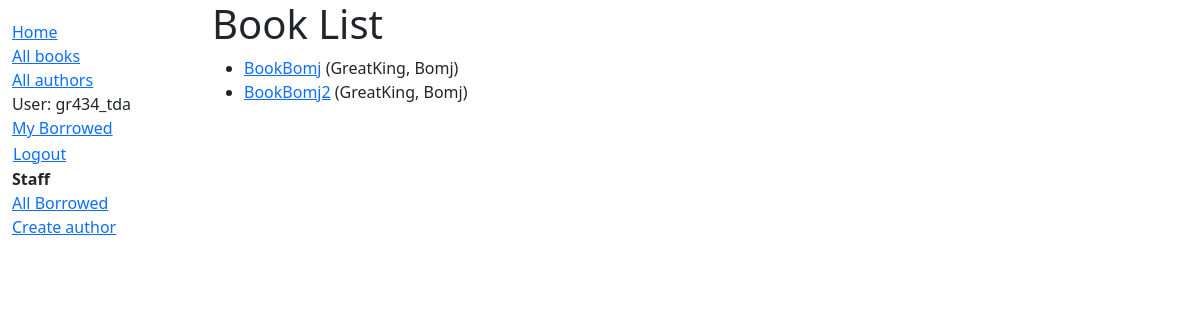
Page /catalog/books/ (signed in) on the committed database.
### catalog/models.py (models this page shows, shortened)
class Book(models.Model):
    title = models.CharField(max_length=200)
    author = models.ForeignKey('Author', on_delete=models.SET_NULL, null=True)
    summary = models.TextField(max_length=1000, help_text="Enter a brief description of the book")
    isbn = models.CharField('ISBN',max_length=13, help_text='13 Character <a href="https://www.isbn-international.org/content/what-isbn">ISBN number</a>')
    genre = models.ManyToManyField(Genre, help_text="Select a genre for this book")
    def display_genre(self):
        """
        Creates a string for the Genre. This is required to display genre in Admin.
        """
        return ', '.join([genre.name for genre in self.genre.all()[:3]])
    display_genre.short_description = 'Genre'
    def __str__(self):
        return self.title
    def get_absolute_url(self):
        return reverse('book-detail', args=[str(self.id)])

class Author(models.Model):
            first_name = models.CharField(max_length=100)
            last_name = models.CharField(max_length=100)
            date_of_birth = models.DateField(null=True, blank=True)
            date_of_death = models.DateField('Died', null=True, blank=True)
            def __str__(self):
                return '%s, %s' % (self.last_name, self.first_name)

### catalog/views.py (the view)
# urls.py: path('books/', views.BookListView.as_view(), name='books'),
class BookListView(generic.ListView):
    model = Book
    paginate_by = 2
    template_name = 'catalog/book_list.html'
    def get_context_data(self, **kwargs):
        context = super(BookListView, self).get_context_data(**kwargs)
        print(context)
        context['some_data'] = 'This is just some data'
        return context

### catalog/templates/catalog/book_list.html
{% extends "base_generic.html" %}
{% block content %}
  <h1>Book List</h1>
  {% if book_list %}
    <ul>
      {% for book in book_list %}
      <li>
        <a href="{{ book.get_absolute_url }}">{{ book.title }}</a>
        ({{book.author}})
      </li>
      {% endfor %}
    </ul>
  {% else %}
    <p>There are no books in the library.</p>
  {% endif %}
{% endblock %}

### catalog/templates/base_generic.html (shortened to what this page needs)
<!doctype html>
<html lang="en">
<head>
  <link href="https://cdn.jsdelivr.net/npm/bootstrap@5.3.3/dist/css/bootstrap.min.css"
        rel="stylesheet"
>
  {% load static %}
  <link rel="stylesheet" href="{% static 'css/styles.css' %}">
</head>
<body>
  <div class="container-fluid">
    <div class="row">
      <div class="col-sm-2">
        {% block sidebar %}
          <ul class="sidebar-nav">
            <li><a href="{% url 'index' %}">Home</a></li>
            <li><a href="{% url 'books' %}">All books</a></li>
            <li><a href="{% url 'authors' %}">All authors</a></li>
            {% if user.is_authenticated %}
              <li>User: {{ user.get_username }}</li>
              <li><a href="{% url 'my-borrowed' %}">My Borrowed</a></li>
              <li>
                <form id="logout-form" method="post" action="{% url 'logout' %}">
                  <button type="submit" class="btn btn-link p-0">Logout</button>
                </form>
              </li>
              {% if user.is_staff %}
                <li><strong>Staff</strong></li>
                {% if perms.catalog.can_mark_returned %}
                  <li><a href="{% url 'all-borrowed' %}">All Borrowed</a></li>
                {% endif %}
                {% if perms.catalog.add_author %}
                  <li><a href="{% url 'author-create' %}">Create author</a></li>
                {% endif %}
              {% endif %}
            {% else %}
              <li><a href="{% url 'login' %}?next={{ request.path }}">Login</a></li>
            {% endif %}
          </ul>
        {% endblock %}
      </div>
      <div class="col-sm-10">{% block content %}{% endblock %}</div>
    </div>
  </div>
</body>

### catalog/static/css/styles.css (style rules this page uses)
.sidebar-nav { margin-top: 20px; padding: 0; list-style: none; }
#logout-form { display: inline; }
#logout-form button { padding: 0; margin: 0; }

### rows in the picture
Book: title "BookBomj", author "GreatKing, Bomj"
Book: title "BookBomj2", author "GreatKing, Bomj"

### other values in the picture
{{ user.get_username }} "gr434_tda"
